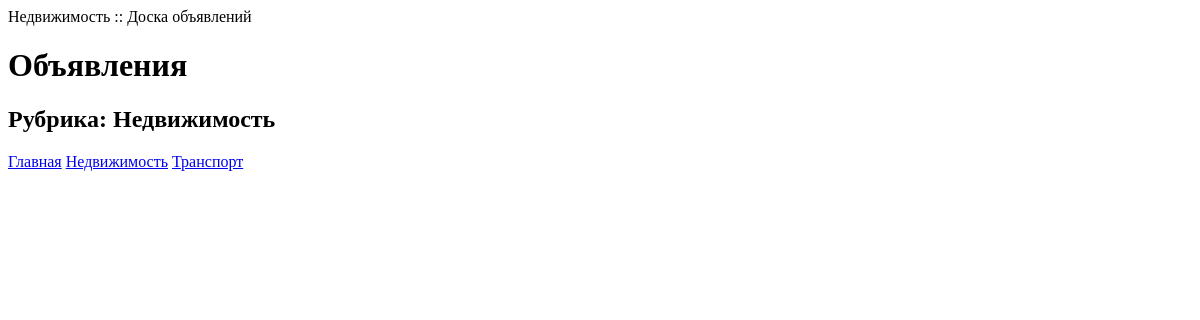
Page /bboard/1/ on the earlier database version.
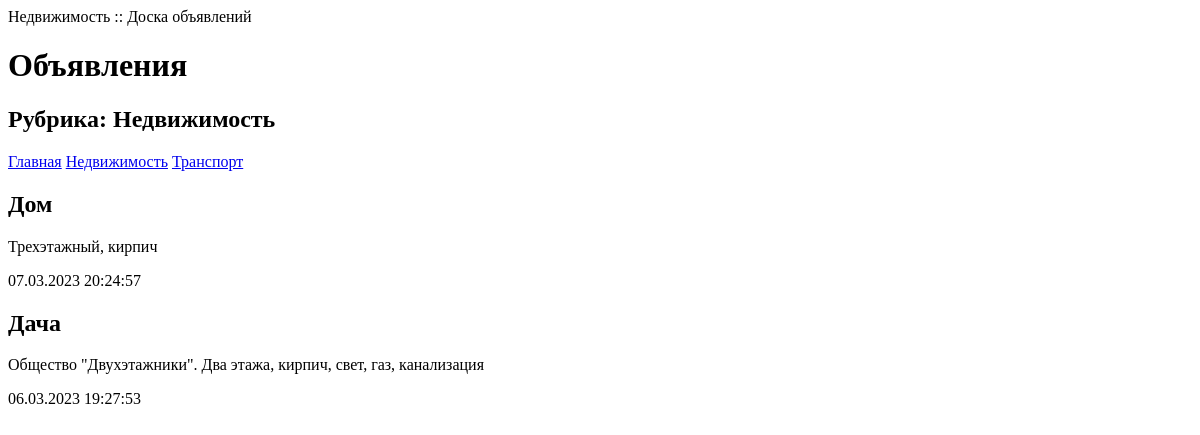
Same page on the later database version.
### bboard/models.py (models this page shows, shortened)
class Rubric(models.Model):
    name = models.CharField(max_length=20, db_index=True, verbose_name='Название')
    class Meta:
       verbose_name_plural = 'Рубрики'
       verbose_name = 'Рубрика'
       ordering = ['name']

class Bb(models.Model):
    title = models.CharField(max_length=50, verbose_name='Товар')
    content = models.TextField(null=True, blank=True, verbose_name='Описание')
    price = models.FloatField(null=True, blank=True, verbose_name='Цена')
    published = models.DateTimeField(auto_now_add=True, db_index=True, verbose_name='Опубликовано')
    rubric = models.ForeignKey('Rubric', null=True, on_delete=models.PROTECT, verbose_name='Рубрика')
    class Meta:
        verbose_name_plural = 'Объявления'
        verbose_name = 'Объявление'
        ordering = ['-published']

### bboard/views.py (the view)
# urls.py: path('<int:rubric_id>/', by_rubric),
def by_rubric(request, rubric_id):
    bbs = Bb.objects.filter(rubric=rubric_id)
    rubrics = Rubric.objects.all()
    current_rubric = Rubric.objects.get(pk=rubric_id)
    context = {'bbs': bbs, 'rubrics': rubrics, 'current_rubric': current_rubric}
    return render(request, 'bboard/by_rubric.html', context)

### bboard/templates/bboard/by_rubric.html (shortened to what this page needs)
<!DOCTYPE html>
<html>
    <head>
        <titlе>{{ current_rubric.name }} :: Доска объявлений</titlе>
    </head>
    <body>
        <h1>Объявления</h1>
        <h2>Рубрика: {{ current_rubric.name }}</h2>
        <div>
            <a href="/bboard/">Главная</a>
            {% for rubric in rubrics %}
            <a href="/bboard/{{ rubric.pk }}/">{{ rubric.name }}</a>
            {% endfor %}
        </div>
        {% for bb in bbs %}
        <div>
            <h2>{{ bb.title }}</h2>
            <p>{{ bb.content }}</p>
            <p>{{ bb.published|date:"d.m.Y H:i:s" }}</p>
        </div>
        {% endfor %}
    </body>
</html>

Differences in the rows shown:
now on this page (row edited): Bb: title "Дом", content "Трехэтажный, кирпич", published "07.03.2023 20:24:57"
now on this page (row edited): Bb: title "Дача", content "Общество \"Двухэтажники\". Два этажа, кирпич, свет, газ, канализация", published "06.03.2023 19:27:53"
